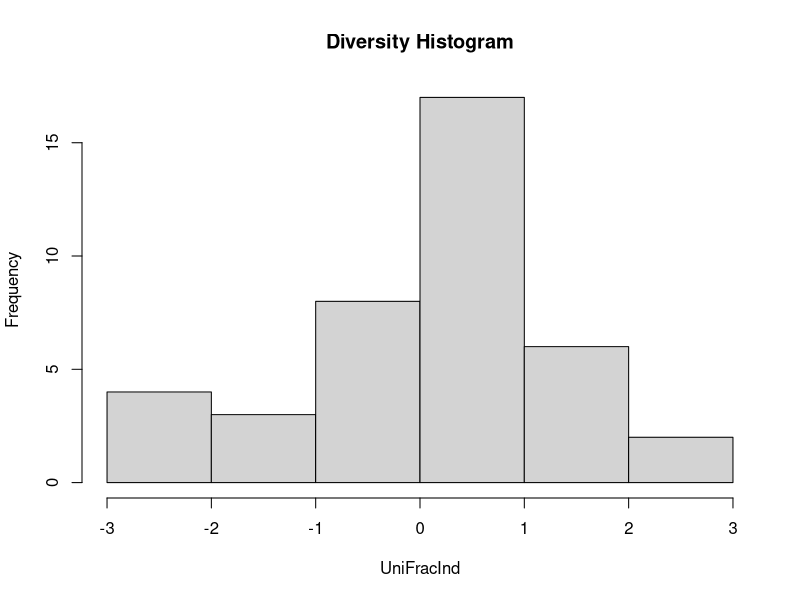
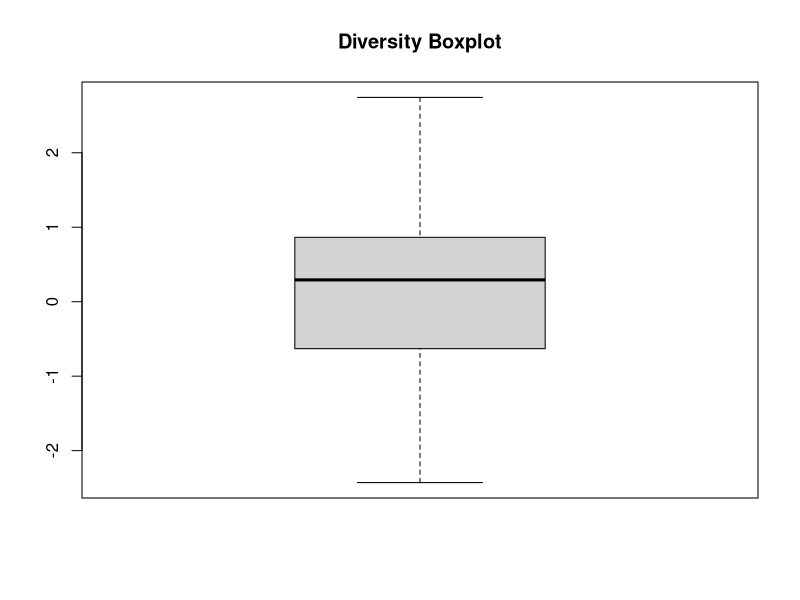

Here is the R script that generated these plots, in order: (Note: this script raises an error after producing the figures.)

#set working directory to the same directory the data is in 

#"read.table" to make a data frame from dataset in table format and "header=T" so the first lines are read as variable names. Set name as "marine"
marine=read.table("part_1_student_1725.tdf.txt", header = T)

#see details about variables in data frame and check data has been read in properly
str(marine)
head(marine)

#name variables 
UniFracInd=marine$UniFracInd
season=marine$season
latitude=marine$latitude

#T-test assumption 1: data is normally distributed

#check for normality of data by first visualising histogram
hist(UniFracInd, main="Diversity Histogram")
#data looks normally distributed (bell shaped histogram)

#boxplot to check for normality 
boxplot(UniFracInd, main="Diversity Boxplot") 
#looks symmetrical

#Shapiro-Wilk test for normality 
shapiro.test(UniFracInd) #p=0.3152 (>0.05 so fail to reject null hypothesis that the sample comes from a population with a normal distribution.)

#we can conclude that data is normally distributed

#T-test assumption 2: unequal variance (unless explicitly stated), so check to see if season and latitude variances are unequal. 

tapply(UniFracInd, season,var)
tapply(UniFracInd,latitude,var)
#variances are diferent between season and latitude so no need for "var.equal=T"


#season means 
season_means=tapply(UniFracInd, season, mean)
season_means
#season sd
tapply(UniFracInd, season, sd)


#latitude means 
latitude_means=tapply(UniFracInd, latitude,mean)
latitude_means
#latitude sd
tapply(UniFracInd,latitude, sd)


#boxplot (DIVERSITY ~ SEASON) to visualise how diversity changes with season
seasonbp=plot(UniFracInd ~ season, xlab="Time of Year", ylab="Relative microbial Diversity", col="cadetblue3")
points(season_means,pch=16)
#plot on means to boxplots as a solid dot


#boxplot (DIVERSITY ~ LATITUDE) to visualise how diversity changes with latitude
plot(UniFracInd ~ latitude, xlab="Latitude", ylab="Relative microbial Diversity", col="deepskyblue4")
points(latitude_means,pch=16)


#t-test to see if diversity means between the different latitudes are statistically significantly different
t.test(UniFracInd ~ latitude) 
#0.2927 - latitude means not statistically different

#t-test to see if diversity means between the two months are statistically significantly different
t.test(UniFracInd ~ season) 
#0.9531 - season means not statistically different


# Interaction between season and latitude?

#COMPARE BOXPLOTS 
boxplot(UniFracInd~interaction(season,latitude), col=c("steelblue", "darkgreen"),ylab="Diversity")

#INTERACTION PLOT
interaction.plot(season, latitude, UniFracInd, ylab="Microbial diversity", xlab="Season")

#lines are not parallel,thus indicative of some interaciton, BUT is this interaction statistically significant?

#use multi-factor anova to see if there is any interaction between season and latitude

#build model
marine_model1=lm(UniFracInd~ season*latitude)
#include main effects of season and latitude in the model as well as their interaction

anova(marine_model1)
#p value(0.56) -interaction effect is not statistically significant

#SUMMARY OF MODEL
summary(marine_model1) # to see more information about the model 

#space for 4 graphs
par(mfrow=c(2,2))
#Diagnostic plots to check if model assumption are valid
plot(marine_model1)
#diagnostic plots all look ok 
#ends of Q-Q plot deviate from the straight line but not too much

#NON significant result for interaction between season and location
  